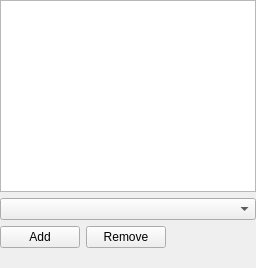
<?xml version="1.0" encoding="UTF-8"?>
<ui version="4.0">
 <class>MemorisedEditor</class>
 <widget class="QWidget" name="MemorisedEditor">
  <layout class="QVBoxLayout" name="outer_layout">
   <property name="leftMargin">
    <number>0</number>
   </property>
   <property name="topMargin">
    <number>0</number>
   </property>
   <property name="rightMargin">
    <number>0</number>
   </property>
   <property name="bottomMargin">
    <number>0</number>
   </property>
   <item>
    <widget class="QListWidget" name="list"/>
   </item>
   <item>
    <widget class="QComboBox" name="choice"/>
   </item>
   <item>
    <layout class="QHBoxLayout" name="row">
     <item>
      <widget class="QPushButton" name="add">
       <property name="text">
        <string>Add</string>
       </property>
      </widget>
     </item>
     <item>
      <widget class="QPushButton" name="remove">
       <property name="text">
        <string>Remove</string>
       </property>
      </widget>
     </item>
     <item>
      <spacer name="horizontalSpacer">
       <property name="orientation">
        <enum>Qt::Orientation::Horizontal</enum>
       </property>
       <property name="sizeHint" stdset="0">
        <size>
         <width>40</width>
         <height>20</height>
        </size>
       </property>
      </spacer>
     </item>
    </layout>
   </item>
   <item>
    <widget class="QLabel" name="capacity">
     <property name="wordWrap">
      <bool>true</bool>
     </property>
    </widget>
   </item>
  </layout>
 </widget>
 <resources/>
 <connections/>
</ui>
